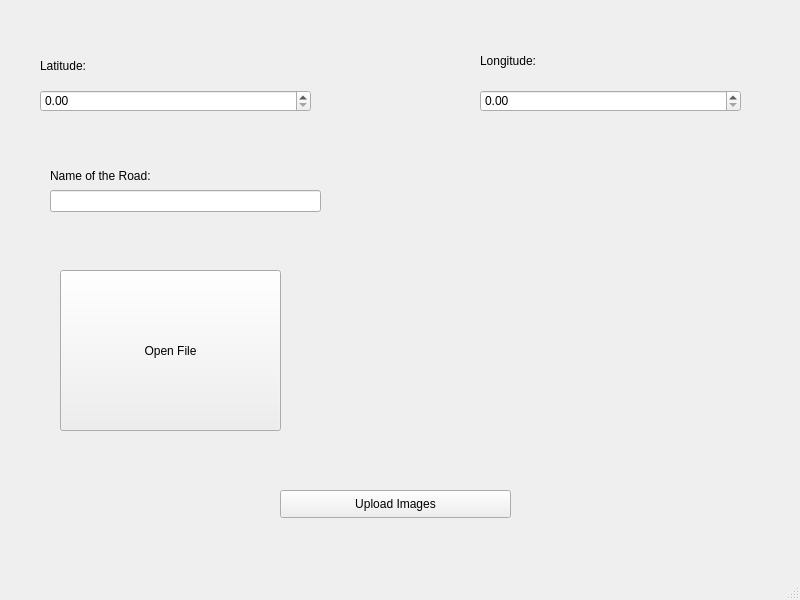
<?xml version="1.0" encoding="UTF-8"?>
<ui version="4.0">
 <class>MainWindow</class>
 <widget class="QMainWindow" name="MainWindow">
  <property name="geometry">
   <rect>
    <x>0</x>
    <y>0</y>
    <width>800</width>
    <height>600</height>
   </rect>
  </property>
  <property name="windowTitle">
   <string>MainWindow</string>
  </property>
  <widget class="QWidget" name="centralwidget">
   <widget class="QPushButton" name="pushButton">
    <property name="geometry">
     <rect>
      <x>60</x>
      <y>270</y>
      <width>221</width>
      <height>161</height>
     </rect>
    </property>
    <property name="text">
     <string>Open File</string>
    </property>
   </widget>
   <widget class="QPushButton" name="pushButton_2">
    <property name="geometry">
     <rect>
      <x>280</x>
      <y>490</y>
      <width>231</width>
      <height>28</height>
     </rect>
    </property>
    <property name="text">
     <string>Upload Images</string>
    </property>
   </widget>
   <widget class="QDoubleSpinBox" name="doubleSpinBox">
    <property name="geometry">
     <rect>
      <x>40</x>
      <y>90</y>
      <width>271</width>
      <height>22</height>
     </rect>
    </property>
   </widget>
   <widget class="QDoubleSpinBox" name="doubleSpinBox_2">
    <property name="geometry">
     <rect>
      <x>480</x>
      <y>90</y>
      <width>261</width>
      <height>22</height>
     </rect>
    </property>
   </widget>
   <widget class="QLabel" name="label">
    <property name="geometry">
     <rect>
      <x>40</x>
      <y>50</y>
      <width>261</width>
      <height>31</height>
     </rect>
    </property>
    <property name="text">
     <string>Latitude:</string>
    </property>
   </widget>
   <widget class="QLabel" name="label_2">
    <property name="geometry">
     <rect>
      <x>480</x>
      <y>45</y>
      <width>251</width>
      <height>31</height>
     </rect>
    </property>
    <property name="text">
     <string>Longitude:</string>
    </property>
   </widget>
   <widget class="QLabel" name="label_3">
    <property name="geometry">
     <rect>
      <x>50</x>
      <y>160</y>
      <width>211</width>
      <height>31</height>
     </rect>
    </property>
    <property name="text">
     <string>Name of the Road:</string>
    </property>
   </widget>
   <widget class="QLineEdit" name="lineEdit">
    <property name="geometry">
     <rect>
      <x>50</x>
      <y>190</y>
      <width>271</width>
      <height>22</height>
     </rect>
    </property>
   </widget>
  </widget>
  <widget class="QMenuBar" name="menubar">
   <property name="geometry">
    <rect>
     <x>0</x>
     <y>0</y>
     <width>800</width>
     <height>26</height>
    </rect>
   </property>
  </widget>
  <widget class="QStatusBar" name="statusbar"/>
 </widget>
 <resources/>
 <connections/>
</ui>
